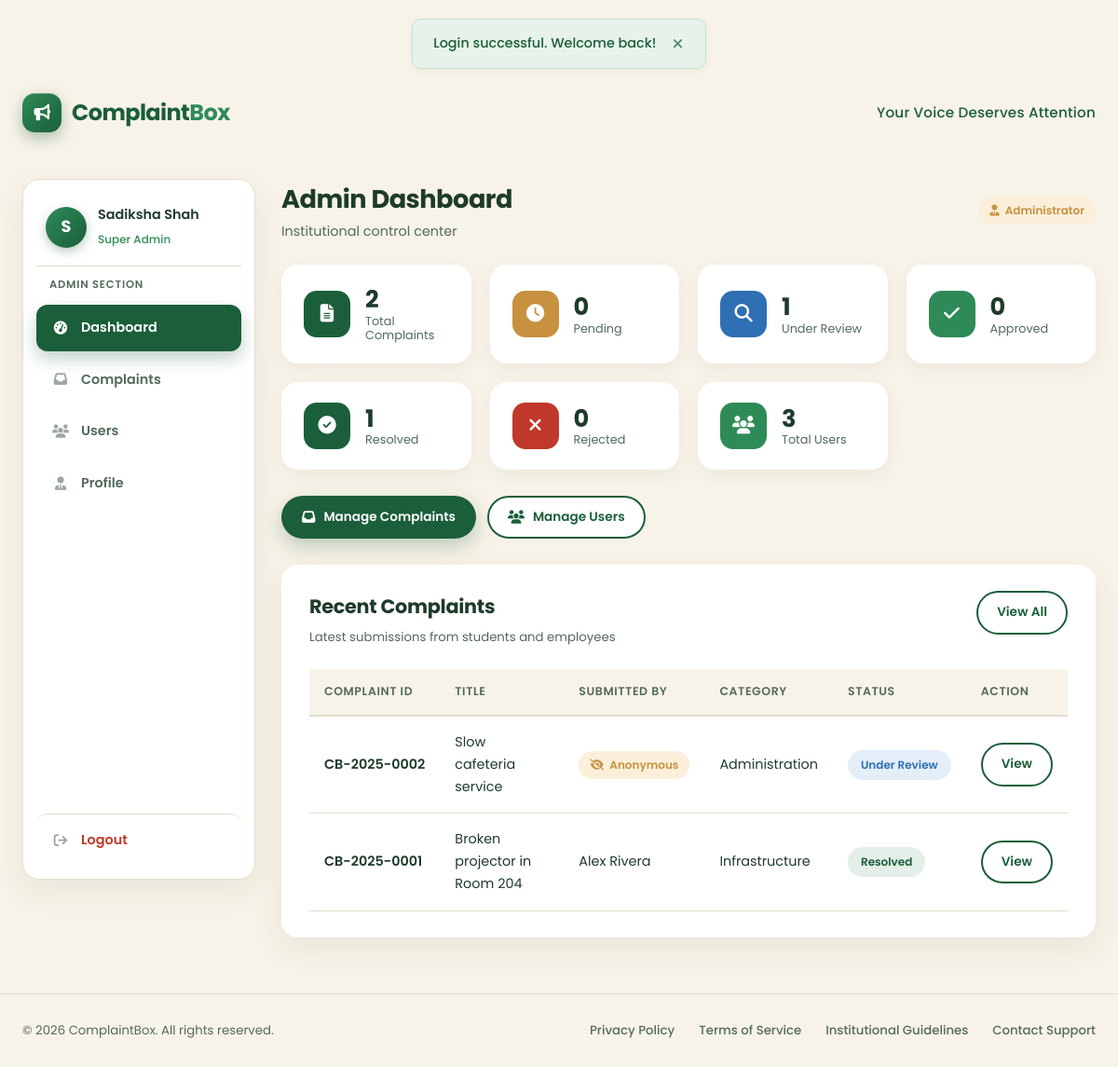
Page /admin/dashboard.php (signed in) on the committed database.
### tables this page shows
CREATE TABLE IF NOT EXISTS users (
  id         INT UNSIGNED AUTO_INCREMENT PRIMARY KEY,
  full_name  VARCHAR(120) NOT NULL,
  email      VARCHAR(120) NOT NULL UNIQUE,
  password   VARCHAR(255) NOT NULL,
  phone      VARCHAR(15)  NOT NULL,
  role       ENUM('super_admin','admin','employee','student') NOT NULL DEFAULT 'student',
  status     ENUM('active','inactive') NOT NULL DEFAULT 'active',
  created_at TIMESTAMP DEFAULT CURRENT_TIMESTAMP,
  updated_at TIMESTAMP DEFAULT CURRENT_TIMESTAMP ON UPDATE CURRENT_TIMESTAMP,

  INDEX idx_user_email (email),
  INDEX idx_user_role  (role),
  INDEX idx_user_status(status)
);

CREATE TABLE IF NOT EXISTS complaints (
  id           INT UNSIGNED AUTO_INCREMENT PRIMARY KEY,
  complaint_id VARCHAR(20)  NOT NULL UNIQUE,
  user_id      INT UNSIGNED NOT NULL,
  title        VARCHAR(160) NOT NULL,
  description  TEXT         NOT NULL,
  category     ENUM('academic','infrastructure','faculty','administration','hostel','library','laboratory','harassment','other') NOT NULL DEFAULT 'other',
  anonymous    TINYINT(1)   NOT NULL DEFAULT 0,
  status       ENUM('pending','review','approved','resolved','rejected') NOT NULL DEFAULT 'pending',
  admin_remark TEXT         NULL,
  evidence     VARCHAR(255) NULL,
  created_at   TIMESTAMP DEFAULT CURRENT_TIMESTAMP,
  updated_at   TIMESTAMP DEFAULT CURRENT_TIMESTAMP ON UPDATE CURRENT_TIMESTAMP,

  INDEX idx_complaint_user   (user_id),
  INDEX idx_complaint_status (status),
  INDEX idx_complaint_category(category),

  CONSTRAINT fk_complaints_user
    FOREIGN KEY (user_id) REFERENCES users(id)
    ON DELETE RESTRICT
    ON UPDATE CASCADE
);

### includes/admin_auth.php (called while the page is built, shortened)
<?php
require_once __DIR__ . '/functions.php';
$base_path = '../';
$brand_href = 'dashboard.php';
$stmt = db()->prepare(
    "SELECT id, full_name, email, password, phone, role, status, created_at
     FROM users WHERE id = :id LIMIT 1"
);
$stmt->execute([':id' => $_SESSION['user_id']]);
$current_user = $stmt->fetch();

### includes/functions.php (called while the page is built, shortened)
<?php
require_once __DIR__ . '/../database/database.php';
function e(?string $value): string
{
    return htmlspecialchars((string) $value, ENT_QUOTES, 'UTF-8');
}
function get_flash(): ?array
{
    if (isset($_SESSION['flash'])) {
        $flash = $_SESSION['flash'];
        return $flash;
    }
    return null;
}
function status_config(): array
{
    return [
        'pending'  => ['label' => 'Pending',      'class' => 'status-pending'],
        'review'   => ['label' => 'Under Review', 'class' => 'status-review'],
        'approved' => ['label' => 'Approved',     'class' => 'status-approved'],
        'resolved' => ['label' => 'Resolved',     'class' => 'status-resolved'],
        'rejected' => ['label' => 'Rejected',     'class' => 'status-rejected'],
    ];
}
function status_label(string $status): string
{
    $cfg = status_config();
    return $cfg[$status]['label'] ?? ucfirst($status);
}
function status_class(string $status): string
{
    $cfg = status_config();
    return $cfg[$status]['class'] ?? 'status-pending';
}
function complaint_categories(): array
{
    return [
        'academic'       => 'Academic',
        'infrastructure' => 'Infrastructure',
        'faculty'        => 'Faculty',
        'administration' => 'Administration',
        'hostel'         => 'Hostel',
        'library'        => 'Library',
        'laboratory'     => 'Laboratory',
        'harassment'     => 'Harassment',
        'other'          => 'Other',
    ];
}
function category_label(string $category): string
{
    $cats = complaint_categories();
    return $cats[$category] ?? ucfirst($category);
}
function role_label(string $role): string
{
    return match ($role) {
        'super_admin' => 'Super Admin',
        'admin'       => 'Administrator',
        'employee'    => 'Employee',
        default       => 'Student',
    };
}

### database/database.php (called while the page is built, shortened)
<?php
function db(): PDO
{
    static $pdo = null;
    if ($pdo === null) {
        $dsn = 'mysql:host=' . DB_HOST . ';dbname=' . DB_NAME . ';charset=' . DB_CHARSET;
        $options = [
            PDO::ATTR_ERRMODE            => PDO::ERRMODE_EXCEPTION,
            PDO::ATTR_DEFAULT_FETCH_MODE => PDO::FETCH_ASSOC,
            PDO::ATTR_EMULATE_PREPARES   => false,
        ];
        try {
            $pdo = new PDO($dsn, DB_USER, DB_PASS, $options);
        } catch (PDOException $e) {
            http_response_code(500);
            echo 'Database connection failed. Please check config/database.php and confirm MySQL is running.';
            exit;
        }
    }
    return $pdo;
}

### admin/dashboard.php (the view, shortened to what this page needs)
<?php
$active = 'dashboard';
require_once __DIR__ . '/../includes/admin_auth.php';
$db = db();
$stmt = $db->query("SELECT status, COUNT(*) AS cnt FROM complaints GROUP BY status");
$statusCounts = ['pending' => 0, 'review' => 0, 'approved' => 0, 'resolved' => 0, 'rejected' => 0];
$total = 0;
foreach ($stmt->fetchAll() as $row) {
    $statusCounts[$row['status']] = (int) $row['cnt'];
    $total += (int) $row['cnt'];
}
$statusCounts['total'] = $total;
$userStmt = $db->query("SELECT COUNT(*) AS cnt FROM users");
$totalUsers = (int) $userStmt->fetchColumn();
$recentStmt = $db->prepare(
    "SELECT c.id, c.complaint_id, c.title, c.category, c.status, c.anonymous, c.created_at,
            u.full_name
     FROM complaints c
     JOIN users u ON u.id = c.user_id
     ORDER BY c.created_at DESC, c.id DESC LIMIT 6"
);
$recentStmt->execute();
$recent = $recentStmt->fetchAll();
include __DIR__ . '/../includes/header.php';
?>
<div class="container dash-layout">
  <?php include __DIR__ . '/../includes/admin_sidebar.php'; ?>
  <main class="dash-main">
    <div class="welcome-bar">
      <div>
        <h1>Admin Dashboard</h1>
        <p>Institutional control center</p>
      </div>
      <span class="role-badge role-admin"><i class="fa-solid fa-user-tie"></i> Administrator</span>
    </div>
    <div class="stats-grid" style="grid-template-columns: repeat(4, 1fr);">
      <div class="stat-card">
        <span class="stat-icon icon-total"><i class="fa-solid fa-file-lines"></i></span>
        <div class="stat-meta">
          <strong class="stat-value"><?php echo $statusCounts['total']; ?></strong>
          <span class="stat-label">Total Complaints</span>
        </div>
      </div>
      <div class="stat-card">
        <span class="stat-icon icon-pending"><i class="fa-solid fa-clock"></i></span>
        <div class="stat-meta">
          <strong class="stat-value"><?php echo $statusCounts['pending']; ?></strong>
          <span class="stat-label">Pending</span>
        </div>
      </div>
      <div class="stat-card">
        <span class="stat-icon icon-review"><i class="fa-solid fa-magnifying-glass"></i></span>
        <div class="stat-meta">
          <strong class="stat-value"><?php echo $statusCounts['review']; ?></strong>
          <span class="stat-label">Under Review</span>
        </div>
      </div>
      <div class="stat-card">
        <span class="stat-icon icon-approved"><i class="fa-solid fa-check"></i></span>
        <div class="stat-meta">
          <strong class="stat-value"><?php echo $statusCounts['approved']; ?></strong>
          <span class="stat-label">Approved</span>
        </div>
      </div>
      <div class="stat-card">
        <span class="stat-icon icon-resolved"><i class="fa-solid fa-circle-check"></i></span>
        <div class="stat-meta">
          <strong class="stat-value"><?php echo $statusCounts['resolved']; ?></strong>
          <span class="stat-label">Resolved</span>
        </div>
      </div>
      <div class="stat-card">
        <span class="stat-icon icon-rejected"><i class="fa-solid fa-xmark"></i></span>
        <div class="stat-meta">
          <strong class="stat-value"><?php echo $statusCounts['rejected']; ?></strong>
          <span class="stat-label">Rejected</span>
        </div>
      </div>
      <div class="stat-card">
        <span class="stat-icon icon-users"><i class="fa-solid fa-users"></i></span>
        <div class="stat-meta">
          <strong class="stat-value"><?php echo $totalUsers; ?></strong>
          <span class="stat-label">Total Users</span>
        </div>
      </div>
    </div>
    <div class="quick-actions">
      <a href="complaints.php" class="btn btn-primary btn-sm">
        <i class="fa-solid fa-inbox"></i> Manage Complaints
      </a>
      <a href="users.php" class="btn btn-outline btn-sm">
        <i class="fa-solid fa-users"></i> Manage Users
      </a>
    </div>
    <div class="card">
      <div class="card-head">
        <div>
          <h2>Recent Complaints</h2>
          <p>Latest submissions from students and employees</p>
        </div>
        <a href="complaints.php" class="btn btn-outline btn-sm">View All</a>
      </div>
      <div class="table-wrap">
        <?php if (empty($recent)): ?>
          <div class="empty-state">
            <i class="fa-regular fa-folder-open"></i>
            <p>No complaints found.</p>
          </div>
        <?php else: ?>
          <table class="data-table">
            <thead>
              <tr>
                <th>Complaint ID</th>
                <th>Title</th>
                <th>Submitted By</th>
                <th>Category</th>
                <th>Status</th>
                <th>Action</th>
              </tr>
            </thead>
            <tbody>
              <?php foreach ($recent as $c): ?>
              <tr>
                <td class="id-cell"><?php echo e($c['complaint_id']); ?></td>
                <td><?php echo e($c['title']); ?></td>
                <td>
                  <?php if ((int) $c['anonymous'] === 1): ?>
                    <span class="role-badge role-admin"><i class="fa-solid fa-eye-slash"></i> Anonymous</span>
                  <?php else: ?>
                    <?php echo e($c['full_name']); ?>
                  <?php endif; ?>
                </td>
                <td><?php echo e(category_label($c['category'])); ?></td>
                <td>
                  <span class="status-badge <?php echo status_class($c['status']); ?>">
                    <?php echo status_label($c['status']); ?>
                  </span>
                </td>
                <td>
                  <a href="complaint_view.php?id=<?php echo (int) $c['id']; ?>" class="btn btn-outline btn-sm">View</a>
                </td>
              </tr>
              <?php endforeach; ?>
            </tbody>
          </table>
        <?php endif; ?>
      </div>
    </div>
  </main>
</div>
<?php include __DIR__ . '/../includes/footer.php'; ?>

### includes/header.php (shortened to what this page needs)
<?php
$base_path = $base_path ?? '';
$use_navbar = $use_navbar ?? false;
?>
<!DOCTYPE html>
<html lang="en">
<head>
  <link rel="stylesheet" href="https://cdnjs.cloudflare.com/ajax/libs/font-awesome/6.5.1/css/all.min.css" />
  <link rel="stylesheet" href="<?php echo $base_path; ?>css/style.css" />
</head>
<body>
<?php
$flash = get_flash();
if ($flash) {
    echo '<div class="alert alert-' . e($flash['type']) . ' alert-dismissible" role="alert">'
        . '<span class="alert-text">' . e($flash['message']) . '</span>'
        . '<button type="button" class="alert-close" aria-label="Dismiss">&times;</button>'
        . '</div>';
}
?>
<?php if (!$use_navbar): ?>
<header class="site-header">
  <div class="container header-inner">
<a href="<?php echo $brand_href ?? 'index.php'; ?>" class="brand">
      <span class="brand-logo"><i class="fa-solid fa-bullhorn"></i></span>
      <span class="brand-text">Complaint<em>Box</em></span>
    </a>
    <span class="tagline">Your Voice Deserves Attention</span>
  </div>
</header>
<?php endif; ?>

### includes/admin_sidebar.php (shortened to what this page needs)
<?php
$active = $active ?? '';
$role   = $current_user['role'] ?? 'admin';
?>
<aside class="sidebar">
  <div class="sidebar-user">
    <span class="sidebar-avatar"><?php echo e(strtoupper(substr($current_user['full_name'], 0, 1))); ?></span>
    <span class="sidebar-user-info">
      <strong><?php echo e($current_user['full_name']); ?></strong>
      <small><?php echo e(role_label($role)); ?></small>
    </span>
  </div>
  <p class="sidebar-label">Admin Section</p>
  <nav class="sidebar-menu" aria-label="Admin navigation">
    <a href="dashboard.php" class="menu-item <?php echo $active === 'dashboard' ? 'active' : ''; ?>">
      <i class="fa-solid fa-gauge-high"></i> Dashboard
    </a>
    <a href="complaints.php" class="menu-item <?php echo $active === 'complaints' ? 'active' : ''; ?>">
      <i class="fa-solid fa-inbox"></i> Complaints
    </a>
    <a href="users.php" class="menu-item <?php echo $active === 'users' ? 'active' : ''; ?>">
      <i class="fa-solid fa-users"></i> Users
    </a>
    <a href="profile.php" class="menu-item <?php echo $active === 'profile' ? 'active' : ''; ?>">
      <i class="fa-solid fa-user-tie"></i> Profile
    </a>
    <a href="../logout.php" class="menu-item menu-item--logout">
      <i class="fa-solid fa-arrow-right-from-bracket"></i> Logout
    </a>
  </nav>
</aside>

### includes/footer.php (shortened to what this page needs)
  <footer class="site-footer">
    <div class="container footer-inner">
      <span class="footer-copy">© <?php echo date('Y'); ?> ComplaintBox. All rights reserved.</span>
      <nav class="footer-links" aria-label="Footer">
        <a href="#">Privacy Policy</a>
        <a href="#">Terms of Service</a>
        <a href="#">Institutional Guidelines</a>
        <a href="#">Contact Support</a>
      </nav>
    </div>
  </footer>
</body>
</html>

### rows in the picture
users: full_name "S", full_name "Sadiksha Shah", role "Super Admin"
complaints: anonymous "0", id "1", complaint "CB-2025-0001", title "Broken projector in Room 204", user.full_name "Alex Rivera", category "Infrastructure", status "Resolved"
complaints: complaint "CB-2025-0002", title "Slow cafeteria service", anonymous 1 (drawn), category "Administration", status "Under Review"

### other values in the picture
$flash['message'] "Login successful. Welcome back!"
$statusCounts['total'] "2"
$totalUsers "3"
